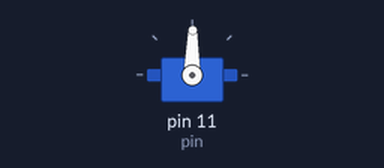
Recording of a sketch running on a simulated Arduino Uno, built with avr-gcc and run on an emulated ATmega328P. On the bench: servo.

Above: at 0.05 s.
At 0.5 s:
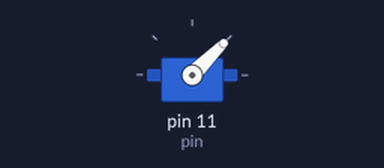
At 0.7 s:
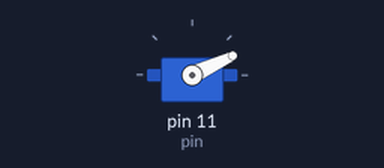
At 0.95 s:
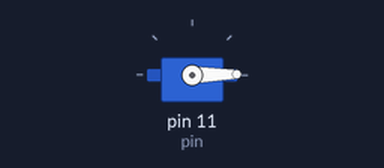
Timing chart, 0 to 3.0 s (numbered marks = the images above):
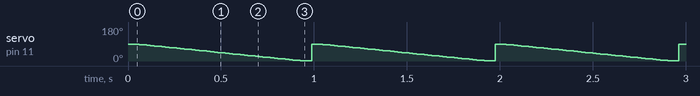

Measured:
- by itself, servo on pin 11 (pin): ramps from 90° to 1° and jumps back, once every 0.99 s

The sketch:

Servo.ino
```cpp
#include <Servo.h>

Servo miservo; //It declares servo object
int angulo=0;
const int pin = 11;

void setup() {
    miservo.attach(pin,1000,2000); //Set the pin to attach the servo
}

void loop() {
    //Neutral position
    miservo.write(90);
    delay(30);

    //Decrease the angle from 90
    for (angulo =90; angulo >0; angulo --) {
        miservo.write(angulo);
        delay(10);
    }

    delay(50);
}
```
